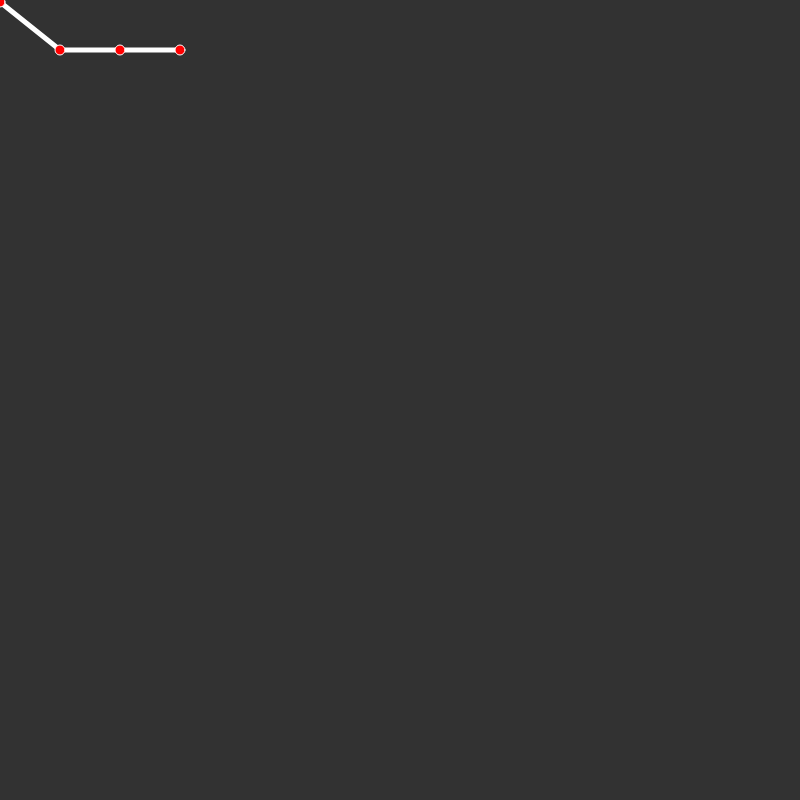
Frame 1 (no input)
Frame 60 (no input): identical to frame 1, image omitted
Frame 120 (the mouse pressed at the canvas centre since frame 60): identical to frame 1, image omitted

The p5.js sketch that drew this single still picture (run headless with seeded random() and noise() and a simulated clock; from frame 60 on, the mouse is pressed at the canvas centre):

// p5.js sketch
// ── sketch.js
let data = [
    { data: 100, median: 2 },
    { data: 100, median: 50 },
    { data: 100, median: 50 },
    { data: 100, median: 50 },
];

let chart01;


function setup() {
    createCanvas(800, 800);
}

function draw() {
    background(50);

// Use line with dots
noFill();
    stroke(255);
    strokeWeight(5);
// line 
    beginShape();
    for(let i=0; i<data.length; i++){ 
        vertex(i * 60, data[i].median)
    }
    endShape();
// dots 
    fill(255, 0, 0);
    stroke(255);
    strokeWeight(1);
    for(let i=0; i<data.length; i++){
        ellipse(i * 60, data[i].median, 10, 10)
    }
  }
// ── BarChart.js
class BarChart{
    constructor(_data){
        this.data = _data;

        this.chartHeight = 200;
        this.chartWidth = 200;
        this.spacing = 25;
        this.margin = 20;
        this.numTicks = 10;
        this.posX = 100;
        this.posY = 400;
        this.tickIncrements;
        this.maxValue;
        this.numPlaces = 1;
        this.tickSpacing;
        this.barWidth;
        this.availableWidth;

        this.showValues = true;
        this.showLabels = true;
        this.rotateLabels = true;

        this.colors = [color('#ffe066'), color('#fab666'), color('#f68f6a'), color('#f3646a')];

        this.updateValues();
        this.calculateMaxValue();
    }

    updateValues(){
        this.tickSpacing = this.chartHeight / this.numTicks; //space between ticks on  the left 
        this.availableWidth = this.chartWidth - (this.margin * 2) - (this.spacing * (this.data.length - 1)); //available space for bars
        this.barWidth = this.availableWidth / this.data.length; //bar width
    }

    calculateMaxValue(){
        let listValues = this.data.map(function(x) {return x.total});
        this.maxValue = max(listValues);
        this.tickIncrements = (this.maxValue / this.numTicks);
    }
    


    render(){
    push()
    translate(this.posX, this.posY);
    this.drawAxis();
    this.drawTicks();
    this.drawHorizontalTicks();
    this.drawRects();
    pop()
    }


    scaledData(num){ //this function accepts a parameter(number) and scales it using max and chartHeight
        return map(num, 0, this.maxValue, 0, this.chartHeight);
    }
    
    drawAxis(){
        stroke(255, 180);
        strokeWeight(2);
        line(0, 0, 0, -this.chartHeight); //y
        line(0, 0, this.chartWidth, 0); //x
    }
    
    drawTicks(){
        for(let i=0; i<=this.numTicks; i++){
            //ticks
            stroke(255);
            strokeWeight(1);
            line(0, this.tickSpacing * -i, -10, this.tickSpacing * -i);
    
            //numbers (text)
            fill(255, 200);
            noStroke();
            textSize(11);
            textAlign(RIGHT, CENTER);
            text((i * this.tickIncrements).toFixed(this.numPlaces), -15, this.tickSpacing * -i);
        }
    }
    
    drawHorizontalTicks(){
            for(let i=0; i<=this.numTicks; i++){
                //horizontal lines
                stroke(255);
                strokeWeight(0.2);
                line(0, this.tickSpacing * -i, this.chartWidth, this.tickSpacing * -i);
            }
    }
    
    drawRects(){
        push();
        translate(this.margin, 0);
        for(let i=0; i<this.data.length; i++){
            let colorNumber = i % 4;
            //bars
            fill(this.colors[colorNumber]);
            noStroke();
            rect((this.barWidth + this.spacing) * i, 0, this.barWidth, this.scaledData(-this.data[i].total));
    
            //numbers (text)
            if(this.showValues){
                noStroke();
                fill(255);
                textSize(16);
                textAlign(CENTER, BOTTOM);
                text(this.data[i].total, ((this.barWidth + this.spacing) * i) + this.barWidth / 2, this.scaledData(-this.data[i].total));
            }
    
            //text
            if(this.showLabels){
                if(this.rotateLabels){
                    push();
                    noStroke();
                    fill(255);
                    textSize(14);
                    textAlign(LEFT, CENTER);
    
                    translate(((this.barWidth + this.spacing) * i) + this.barWidth / 2, 30);
                    rotate(-PI / 2);
                    text(this.data[i].name, 0, 0);
                    pop();
                }    else{
                    noStroke();
                    fill(255);
                    textSize(14);
                    textAlign(CENTER, BOTTOM);
                    text(this.data[i].name, ((this.barWidth + this.spacing) * i) + this.barWidth / 2, 20);
                }
                
            }
        }
        pop();
    }
}
